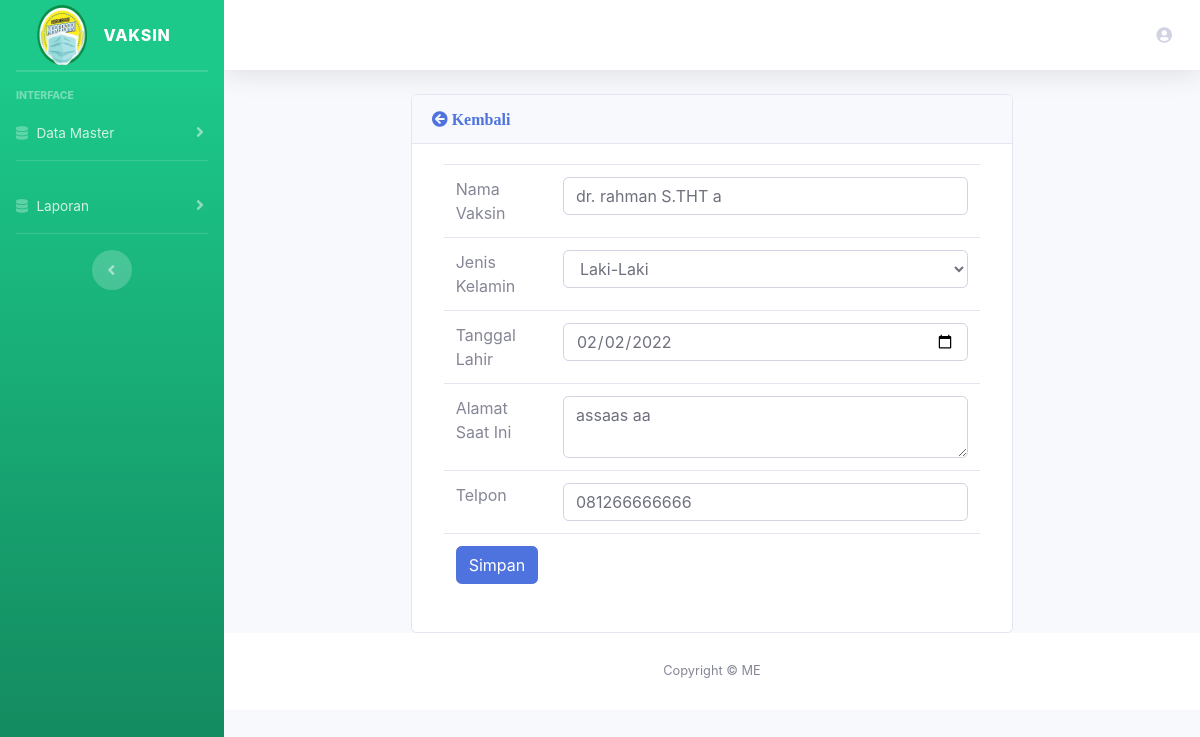
Screenshot of /admin/edit_dokter/3 with the database file from the repository.
### tables this page shows
CREATE TABLE `dokter` (
  `id_dokter` int(11) NOT NULL,
  `nama_dokter` varchar(255) NOT NULL,
  `ttl` varchar(20) NOT NULL,
  `alamat` varchar(255) NOT NULL,
  `telpon` varchar(20) NOT NULL,
  `jk` varchar(20) NOT NULL
);

### application/controllers/Admin.php (called while the page is built, shortened)
<?php
class Admin extends CI_Controller
{
    public function __construct()
    {
        $this->load->library('form_validation');
        $this->load->model('admin_m');
    }
    public function edit_dokter($id_dokter)
    {
        $data['judul'] = 'Data Dokter';
        $data['nama'] = $this->session->userdata('nama');
        $data['data'] = $this->admin_m->get_row_dokter($id_dokter);
        $this->load->view('template/header', $data);
        $this->load->view('admin/dokter/edit_dokter', $data);
        $this->load->view('template/footer');
    }
}

### index.php (called while the page is built, shortened)
<?php
require_once BASEPATH.'core/CodeIgniter.php';

### application/models/Admin_m.php (called while the page is built, shortened)
<?php
class Admin_m extends CI_Model
{
    public function get_row_dokter($id_dokter)
    {
        $this->db->where('id_dokter', $id_dokter);
        return $this->db->get('dokter')->row();
    }
}

### application/views/admin/dokter/edit_dokter.php (the view, shortened to what this page needs)
<div class="container col-8">
    <div class="card">
        <div class="card-header">
            <a href="<?= base_url('admin/alumni') ?>"><i class="fas fa-arrow-circle-left"> Kembali</i></a>
        </div>
        <div class="card-body">
            <div class="row">
                <div class="container-fluid">
                    <form action="<?= base_url('admin/proses_update_dokter/' . $data->id_dokter)  ?>" method="POST" enctype="multipart/form-data">
                        <table class="table">
                            <tr>
                                <td width=20%>Nama Vaksin</td>
                                <td><input type="text" name="nama_dokter" class="form-control" required placeholder="Nama Dokter" value="<?= $data->nama_dokter ?>"></td>
                            </tr>
                            <tr>
                                <td>Jenis Kelamin</td>
                                <td><select class="form-control" name="jk">
                                        <option value="Laki-Laki">Laki-Laki</option>
                                    </select></td>
                            </tr>
                            <tr>
                                <td>Tanggal Lahir</td>
                                <td><input type="date" name="ttl" value="<?= $data->ttl ?>" class="form-control">
                                </td>
                            </tr>
                            <tr>
                                <td>Alamat Saat Ini</td>
                                <td><textarea name="alamat" class="form-control"><?= $data->alamat ?></textarea></td>
                            </tr>
                            <tr>
                                <td>Telpon</td>
                                <td><input type="text" name="telpon" class="form-control" value="<?= $data->telpon ?>" required placeholder="Telpon"></td>
                            </tr>
                            <tr>
                                <td>
                                    <button class="btn btn-primary">Simpan</button>
                                </td>
                                <td></td>
                            </tr>
                        </table>
                    </form>
                </div>
            </div>
        </div>
    </div>
</div>

### rows the page displays
dokter: nama_dokter "dr. rahman S.THT a", ttl "02/02/2022", alamat "assaas aa", telpon "081266666666"
